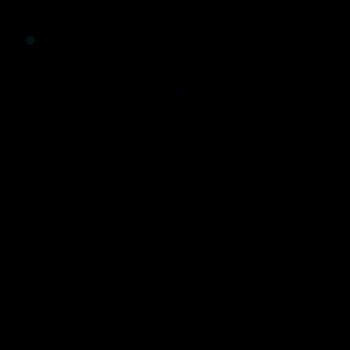
Frame 1 (no input)
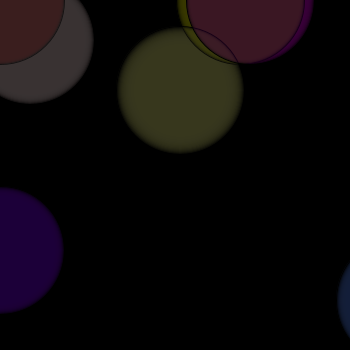
Frame 60 (the mouse pressed at the canvas centre just before this capture)
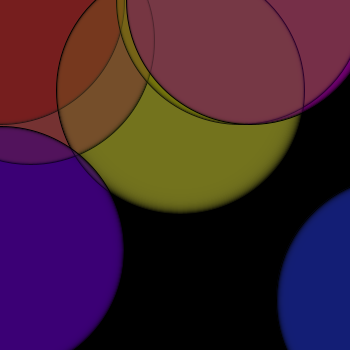
Frame 120 (the mouse held since frame 60 and released just before this capture)

The Processing sketch that drew these frames (run headless with seeded random() and noise(); from frame 60 on, the mouse is pressed at the canvas centre):

// Processing sketch: processing_25242
// ── processing_25242.pde

int x =10;
int y =0;
float z =0.5;
void setup () {
  background (0);
  size (350,350);
  smooth();
}
 
void draw(){
   
  fill(y,0,0,90);
  ellipse (0,0,x,x);
  
  fill(y,50,50,90);
  ellipse (30,40,x,x);
  
   fill(0,0,y,90);
  ellipse (500,500,x,x);
  
  fill(20,30,y,90);
  ellipse (400,300,x,x);
   
  fill(y,y,0,90);
  ellipse (240,0,x,x);
  
  fill(y,y,30,50);
  ellipse(180,90,x,x);
   
  fill(0,y,0,90);
  ellipse (0,500,x,x);
   
    fill(y,0,y,90);
  ellipse (250,0,x,x);
  
   fill(z,0,y,90);
  ellipse (0,250,x,x);
   
  fill(0,y,y,90);
  ellipse (500,250,x,x);
   
  fill(z,y,0,90);
  ellipse (250,500,x,x);
   
   
  y=y+1;
  x=x+2;
  z=z+0.5;
 
}        
